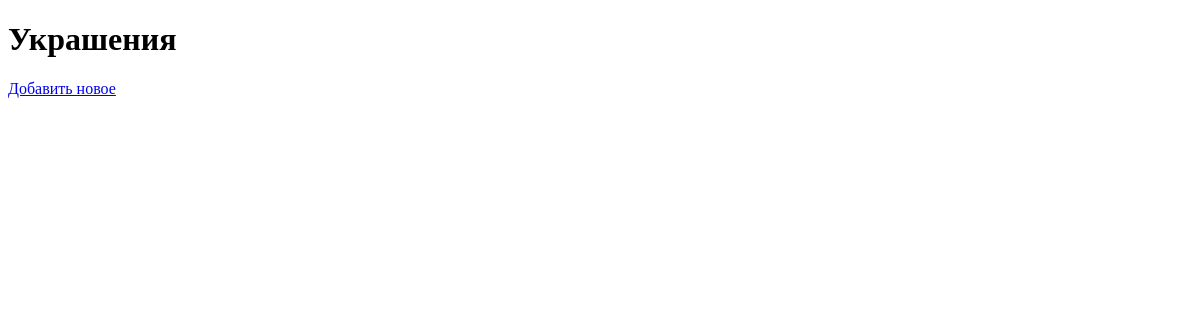
The app's page /, older data.
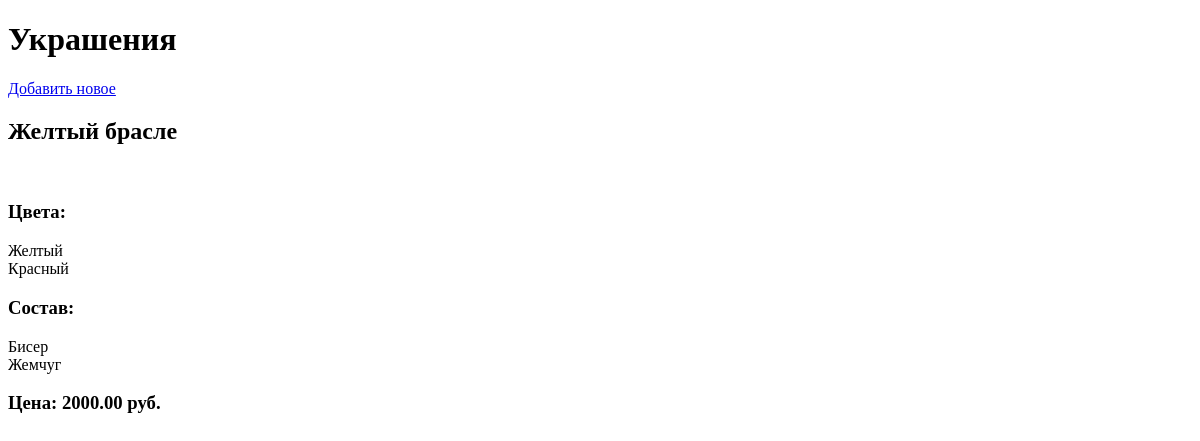
The same page, newer data.
### sonic_beejoo/models.py (models this page shows)
class Good(models.Model):
    category = models.ForeignKey('Category')
    design_types = models.ManyToManyField('DesignType')
    colors = models.ManyToManyField('Color',related_name='all_colors')
    title = models.CharField(max_length=50, blank=False)
    short_description = models.CharField(max_length=100)
    full_description = models.TextField(blank=True)
    price = models.DecimalField(max_digits=10, decimal_places=2)
    sale = models.DecimalField(max_digits=10, decimal_places=2, default=0)
    full_img_uri = models.ImageField(upload_to='goods_img', blank=True)
    preview_img_uri = models.ImageField(upload_to='goods_img', blank=True)
    data_created = models.DateTimeField(default=timezone.now())
    amount = models.IntegerField(default=1)
    is_displayed = models.BooleanField(default=True)
    class Meta:
        verbose_name_plural = 'Товар'

class Color(models.Model):
    name = models.CharField(max_length=20, blank=False, unique=True)
    is_displayed = models.BooleanField(default=True)
    class Meta:
        verbose_name_plural = 'Цвет'
    def __str__(self):
        return self.name

class DesignType(models.Model):
    name = models.CharField('Тип изделия', max_length=50, blank=False, unique=True)
    is_displayed = models.BooleanField('Отображать', default=True)
    class Meta:
        verbose_name_plural = 'Состав'
    def __str__(self):
        return self.name

### sonic_beejoo/views.py (the view)
# urls.py: url(r'^$', goods, name='index'),
def goods(request):
    if request.method == 'GET':
        visible_goods = Good.objects.all()
        return render(request, 'sonic_beejoo/product.html', {'goods': visible_goods})

### sonic_beejoo/templates/sonic_beejoo/product.html (shortened to what this page needs)
<!DOCTYPE html>
<html lang="en">
<head>
</head>
<body>
<h1>Украшения</h1>
<a href="{% url 'add_good' %}">Добавить новое</a>
<div class="prod">
{% for good in goods %}
    <h2>{{ good.title }}</h2><br>
    <h3>Цвета:</h3>
    {% for color in good.colors.all %}
         {{ color}}<br>
    {% endfor %}
    <h3>Состав:</h3>
    {% for des in good.design_types.all %}
         {{ des}}<br>
    {% endfor %}
    <h3>Цена: {{ good.price }} руб.</h3>
{% endfor %}
</div>
</body>
</html>

Row changes from the older to the newer data that the page shows:
added Good: title "Желтый брасле", price "2000.00"
now on this page (row edited): Color: name "Желтый"
now on this page (row edited): Color: name "Красный"
now on this page (row edited): DesignType: name "Бисер"
added DesignType: name "Жемчуг"
